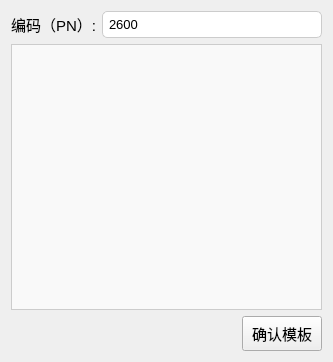
<?xml version="1.0" encoding="UTF-8"?>
<ui version="4.0">
 <class>TemplateSelect</class>
 <widget class="QWidget" name="TemplateSelect">
  <property name="geometry">
   <rect>
    <x>0</x>
    <y>0</y>
    <width>333</width>
    <height>362</height>
   </rect>
  </property>
  <property name="windowTitle">
   <string>Form</string>
  </property>
  <layout class="QGridLayout" name="gridLayout">
   <item row="2" column="2">
    <widget class="QPushButton" name="pushButton">
     <property name="minimumSize">
      <size>
       <width>0</width>
       <height>35</height>
      </size>
     </property>
     <property name="font">
      <font>
       <pointsize>11</pointsize>
      </font>
     </property>
     <property name="text">
      <string>确认模板</string>
     </property>
    </widget>
   </item>
   <item row="1" column="0" colspan="3">
    <widget class="QTableWidget" name="tableWidgetTop5">
     <property name="font">
      <font>
       <pointsize>-1</pointsize>
      </font>
     </property>
     <property name="styleSheet">
      <string>
       QTableWidget {
           background-color: #f9f9f9;
           border: 1px solid #ccc;
           font-size: 13px;
       }
       QTableWidget::item:selected {
           background-color: #87cefa;
           color: black;
           font-weight: bold;
       }
      </string>
     </property>
     <property name="editTriggers">
      <set>QAbstractItemView::NoEditTriggers</set>
     </property>
     <property name="selectionMode">
      <enum>QAbstractItemView::SingleSelection</enum>
     </property>
     <property name="selectionBehavior">
      <enum>QAbstractItemView::SelectRows</enum>
     </property>
     <property name="columnCount">
      <number>0</number>
     </property>
    </widget>
   </item>
   <item row="0" column="0" colspan="3">
    <layout class="QHBoxLayout" name="horizontalLayout">
     <item>
      <widget class="QLabel" name="label">
       <property name="font">
        <font>
         <pointsize>11</pointsize>
        </font>
       </property>
       <property name="text">
        <string>编码（PN）:</string>
       </property>
      </widget>
     </item>
     <item>
      <widget class="QLineEdit" name="lineEdit">
       <property name="font">
        <font>
         <pointsize>-1</pointsize>
        </font>
       </property>
       <property name="styleSheet">
        <string>
       border: 1px solid #ccc;
       border-radius: 5px;
       padding: 4px;
       font-size: 13px;
      </string>
       </property>
       <property name="text">
        <string>2600</string>
       </property>
       <property name="placeholderText">
        <string>输入模板号或扫码...</string>
       </property>
      </widget>
     </item>
    </layout>
   </item>
   <item row="2" column="1">
    <spacer name="horizontalSpacer">
     <property name="orientation">
      <enum>Qt::Horizontal</enum>
     </property>
     <property name="sizeHint" stdset="0">
      <size>
       <width>40</width>
       <height>20</height>
      </size>
     </property>
    </spacer>
   </item>
  </layout>
 </widget>
 <resources/>
 <connections/>
</ui>
